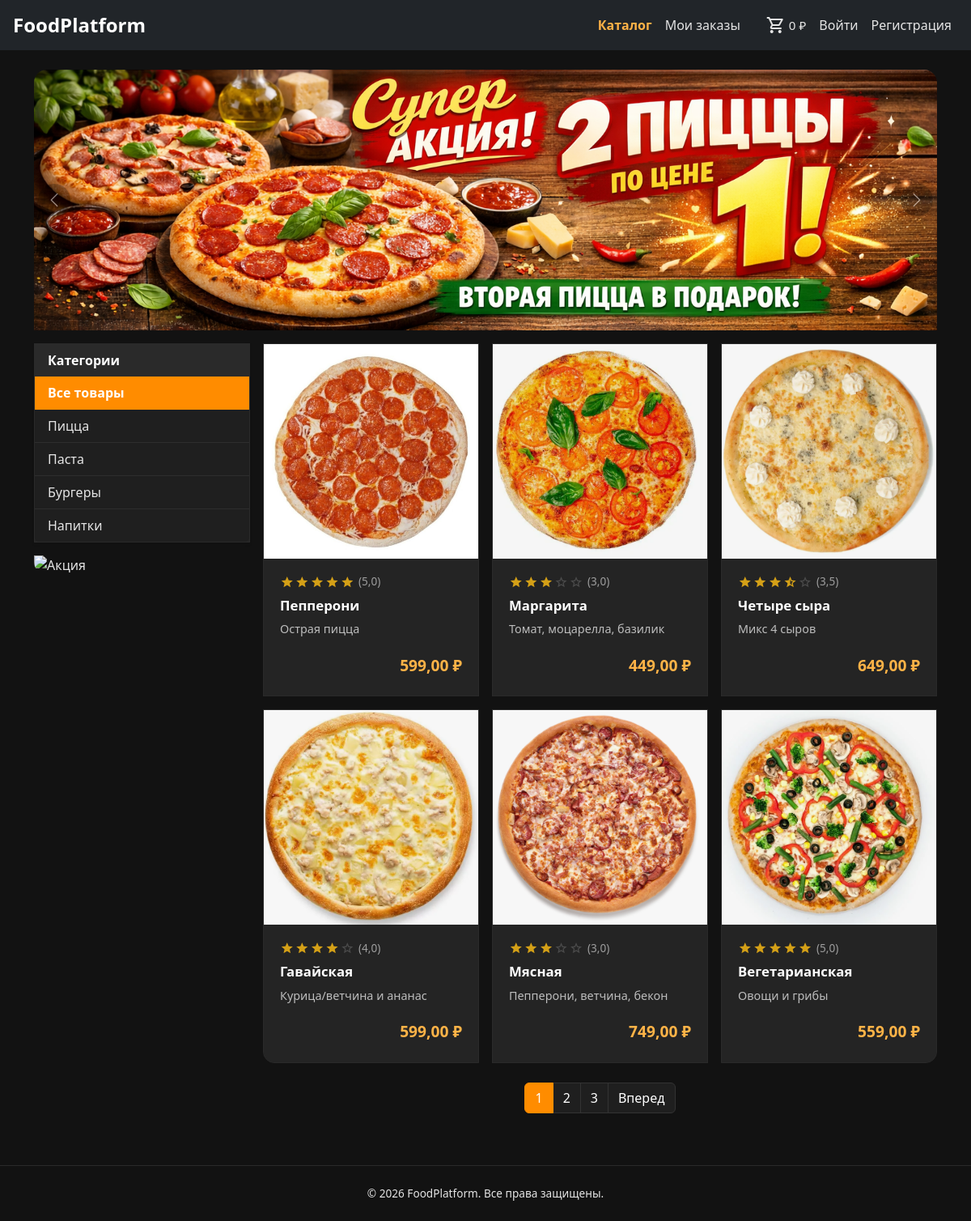
The page / on the database its author committed.
### products/models.py (models this page shows, shortened)
class ProductCategory(models.Model):
    name = models.CharField("Название", max_length=256)
    description = models.TextField("Описание", blank=True)
    class Meta:
        verbose_name = "категория товара"
        verbose_name_plural = "категории товаров"

class Product(models.Model):
    name = models.CharField("Название", max_length=256)
    image = models.ImageField("Изображение", upload_to='products/')
    description = models.TextField("Описание")
    short_description = models.CharField("Краткое описание", max_length=64)
    price = models.DecimalField("Цена", max_digits=10, decimal_places=2)
    quantity = models.PositiveIntegerField("Количество")
    rating = models.DecimalField(
        "Рейтинг",
        max_digits=2,
        decimal_places=1,
        default=0,
        help_text="От 0 до 5",
    )
    category = models.ForeignKey(
        ProductCategory,
        on_delete=models.CASCADE,
        related_name='products',
        verbose_name="Категория",
    )
    class Meta:
        verbose_name = "товар"
        verbose_name_plural = "товары"
    def get_star_display(self):
        r = float(self.rating)
        r = max(0, min(5, r))
        result = []
        for i in range(1, 6):
            if r >= i:
                result.append(1)
            elif r >= i - 0.5:
                result.append(0.5)
            else:
                result.append(0)
        return result

### products/views.py (the view)
# urls.py: path('', views.index, name='index'),
def index(request, category_id=None):
    categories = ProductCategory.objects.all()
    products = Product.objects.all().order_by('id')
    if category_id:
        products = products.filter(category__id=category_id)
    paginator = Paginator(products, 6)
    page_number = request.GET.get('page')
    page_obj = paginator.get_page(page_number)
    return render(request, 'products/index.html', {
        'categories': categories,
        'page_obj': page_obj,
        'current_category': category_id
    })

### products/context_processors.py (called while the page is built)
def cart_total(request):
    if request.user.is_authenticated:
        baskets = Basket.objects.filter(user=request.user).select_related('product')
        total = sum(item.sum() for item in baskets)
        count = sum(item.quantity for item in baskets)
        return {"cart_total": total, "cart_count": count}
    cart = request.session.get('cart', {})
    if cart:
        products = {str(p.id): p for p in Product.objects.filter(id__in=cart.keys())}
        total = sum(products[pid].price * qty for pid, qty in cart.items() if pid in products)
        count = sum(cart.values())
        return {"cart_total": total, "cart_count": count}
    return {"cart_total": Decimal("0"), "cart_count": 0}

### products/templates/products/index.html (shortened to what this page needs)
{% extends "products/base.html" %}
{% load static %}
{% block content %}
    <div class="row mb-3">
        <div class="col-12">
            <div id="promoCarousel" class="carousel slide promo-carousel overflow-hidden" data-bs-ride="carousel">
                <div class="carousel-inner">
                    <div class="carousel-item active" data-bs-interval="5000">
                        <img src="{% static 'img/ban1.png' %}" class="d-block w-100 promo-slide-img" alt="Акция 1" loading="eager">
                    </div>
                </div>
                <button class="carousel-control-prev" type="button" data-bs-target="#promoCarousel" data-bs-slide="prev">
                    <span class="carousel-control-prev-icon" aria-hidden="true"></span>
                </button>
                <button class="carousel-control-next" type="button" data-bs-target="#promoCarousel" data-bs-slide="next">
                    <span class="carousel-control-next-icon" aria-hidden="true"></span>
                </button>
            </div>
        </div>
    </div>
    <div class="row g-3">
        <div class="col-md-3">
            <div class="card shadow-sm category-sidebar">
                <div class="card-header">
                    Категории
                </div>
                <ul class="list-group list-group-flush">
                    <li class="list-group-item
{% if not current_category %}active-category{% endif %}">
                        <a href="{% url 'index' %}">
                            Все товары
                        </a>
                    </li>
                    {% for category in categories %}
                        <li class="list-group-item
{% if current_category == category.id %}active-category{% endif %}">
                            <a href="{% url 'category' category.id %}">
                                {{ category.name }}
                            </a>
                        </li>
                    {% endfor %}
                </ul>
            </div>
            <div class="sidebar-banner d-none d-md-block">
                <img src="{% static 'img/side_ban.png' %}" alt="Акция" class="sidebar-banner__img">
            </div>
        </div>
        <div class="col-md-9">
            <div class="row row-cols-1 row-cols-sm-2 row-cols-lg-3 g-3">
                {% for product in page_obj %}
                    <div class="col">
                        <article class="card product-card h-100{% if product.quantity == 0 %} product-card--sold-out{% endif %}"{% if product.quantity > 0 %} data-href="{% url 'product_detail' product.id %}"{% endif %}>
                            <div class="product-card__img-wrap">
                                {% if product.image %}
                                    <img src="{{ product.image.url }}" class="card-img-top product-card__img"
                                         alt="{{ product.name }}">
                                {% else %}
                                    <div class="product-card__img product-card__img-placeholder"></div>
                                {% endif %}
                            </div>
                            <div class="card-body d-flex flex-column">
                                <div class="product-rating mb-2" aria-label="Рейтинг: {{ product.rating }} из 5">
                                    {% for star in product.get_star_display %}
                                        {% if star == 1 %}
                                            <span class="material-symbols-outlined product-rating__star product-rating__star--full">star</span>
                                        {% elif star == 0.5 %}
                                            <span class="material-symbols-outlined product-rating__star product-rating__star--half">star_half</span>
                                        {% else %}
                                            <span class="material-symbols-outlined product-rating__star product-rating__star--empty">star</span>
                                        {% endif %}
                                    {% endfor %}
                                    <span class="product-rating__value ms-1">({{ product.rating }})</span>
                                </div>
                                <h5 class="card-title product-card__title">{{ product.name }}</h5>
                                <p class="card-text product-card__desc">{{ product.short_description|default:"" }}</p>
                                <div class="mt-auto pt-2">
                                    <div class="d-flex justify-content-between align-items-center">
                                        <span class="product-card__price">{{ product.price }} ₽</span>
                                    </div>
                                </div>
                            </div>
                        </article>
                    </div>
                {% empty %}
                    <div class="col-12">
                        <div class="alert alert-info">
                            Товары отсутствуют.
                        </div>
                    </div>
                {% endfor %}
            </div>
            <div class="d-flex justify-content-center mt-4">
                <nav>
                    <ul class="pagination">
                        {% for num in page_obj.paginator.page_range %}
                            <li class="page-item
{% if page_obj.number == num %}active{% endif %}">
                                <a class="page-link"
                                   href="?page={{ num }}">
                                    {{ num }}
                                </a>
                            </li>
                        {% endfor %}
                        {% if page_obj.has_next %}
                            <li class="page-item">
                                <a class="page-link"
                                   href="?page={{ page_obj.next_page_number }}">
                                    Вперед
                                </a>
                            </li>
                        {% endif %}
                    </ul>
                </nav>
            </div>
        </div>
    </div>
{% endblock %}

### products/templates/products/base.html (shortened to what this page needs)
{% load static %}
<!DOCTYPE html>
<html lang="ru">
<head>
    <link href="https://cdn.jsdelivr.net/npm/bootstrap@5.3.3/dist/css/bootstrap.min.css" rel="stylesheet">
    <link rel="stylesheet" href="{% static 'css/style.css' %}">
</head>
<body>
<nav class="navbar navbar-expand-lg navbar-dark bg-dark sticky-top">
    <div class="container-fluid px-3">
        <a class="navbar-brand fw-semibold fs-4" href="{% url 'index' %}">FoodPlatform</a>
        <div class="d-none d-lg-flex flex-grow-1 justify-content-end" id="navbarMain">
            <ul class="navbar-nav ms-auto align-items-center">
                <li class="nav-item"><a class="nav-link{% if request.resolver_match.url_name == 'index' or request.resolver_match.url_name == 'category' %} active{% endif %}" href="{% url 'index' %}">Каталог</a></li>
                <li class="nav-item"><a class="nav-link{% if request.resolver_match.url_name == 'orders' %} active{% endif %}" href="{% url 'orders' %}">Мои заказы</a></li>
                {% if user.is_authenticated %}
                    <li class="nav-item"><a class="nav-link{% if request.resolver_match.url_name == 'profile' %} active{% endif %}" href="{% url 'users:profile' %}">Профиль</a></li>
                    <li class="nav-item ms-3 d-flex align-items-center">
                        <img src="{{ user.get_avatar_url }}" alt="" class="profile-avatar-nav me-2">
                        <span class="text-warning">{{ user.username }}</span>
                    </li>
                    <li class="nav-item ms-2">
                        <a href="{% url 'basket' %}"
                           class="navbar-cart d-flex align-items-center text-decoration-none text-white"
                           title="Корзина">
                            <span class="material-symbols-outlined md-24">shopping_cart</span>
                            <span class="navbar-cart__total ms-1">{{ cart_total|floatformat:0 }} ₽</span>
                        </a>
                    </li>
                    <li class="nav-item ms-2">
                        <form method="post" action="{% url 'users:logout' %}" class="d-inline">{% csrf_token %}
                            <button type="submit" class="btn btn-sm btn-danger">Выйти</button>
                        </form>
                    </li>
                {% else %}
                    <li class="nav-item ms-3">
                        <a href="{% url 'basket' %}"
                           class="navbar-cart d-flex align-items-center text-decoration-none nav-link py-0"
                           title="Корзина">
                            <span class="material-symbols-outlined md-24">shopping_cart</span>
                            <span class="navbar-cart__total ms-1">{{ cart_total|floatformat:0 }} ₽</span>
                        </a>
                    </li>
                    <li class="nav-item"><a class="nav-link" href="{% url 'users:login' %}">Войти</a></li>
                    <li class="nav-item"><a class="nav-link" href="{% url 'users:register' %}">Регистрация</a></li>
                {% endif %}
            </ul>
        </div>
    </div>
</nav>
<main class="container mt-4">
    {% block content %}
    {% endblock %}
</main>
<footer class="site-footer text-center">
    <span>&copy; {% now "Y" %} FoodPlatform. Все права защищены.</span>
</footer>
</body>
</html>

### rows shown on the page
ProductCategory: name "Пицца"
ProductCategory: name "Паста"
ProductCategory: name "Бургеры"
ProductCategory: name "Напитки"
Product: image (picture), rating "5,0", name "Пепперони", short_description "Острая пицца", price "599,00"
Product: image (picture), rating "3,0", name "Маргарита", short_description "Томат, моцарелла, базилик", price "449,00"
Product: image (picture), rating "3,5", name "Четыре сыра", short_description "Микс 4 сыров", price "649,00"
Product: image (picture), rating "4,0", name "Гавайская", short_description "Курица/ветчина и ананас", price "599,00"
Product: image (picture), rating "3,0", name "Мясная", short_description "Пепперони, ветчина, бекон", price "749,00"
Product: image (picture), rating "5,0", name "Вегетарианская", short_description "Овощи и грибы", price "559,00"

### other values the page prints
{{ cart_total|floatformat:0 }} "0"
{{ num }} "1" "2" "3"
